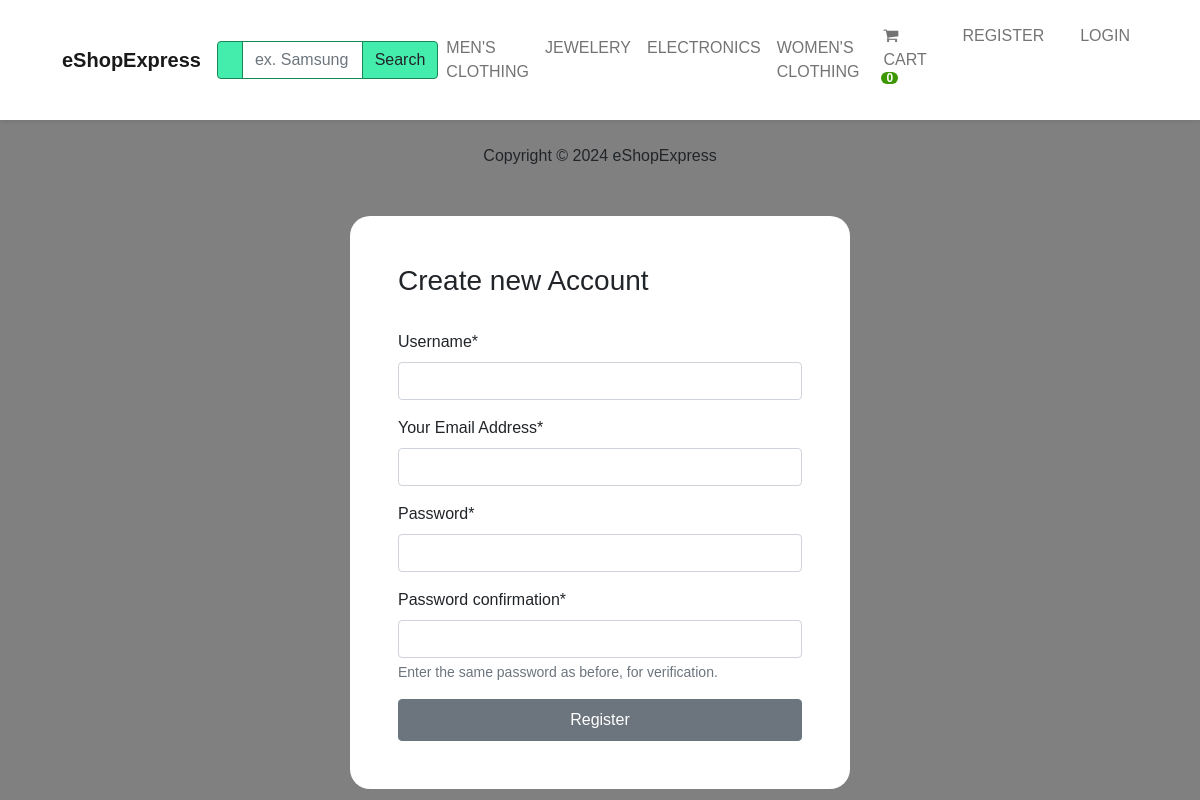
/account/register/, run on the app's committed database.
### shop/models.py (models this page shows, shortened)
class Category(models.Model):
    name = models.CharField("Category", max_length=250, db_index=True)
    parent = models.ForeignKey(
        'self', on_delete=models.CASCADE,
        related_name='children', blank=True, null=True
    )
    slug = models.SlugField(
        'URL', max_length=250, unique=True, null=False, editable=True
    )
    created_at = models.DateTimeField('Creation date', auto_now_add=True)
    class Meta:
        unique_together = (['slug', 'parent'])
        verbose_name = 'Category'
        verbose_name_plural = 'Categories'
    def get_absolute_url(self):
        return reverse("shop:category-list", args=[str(self.slug)])

### account/views.py (the view)
# urls.py: path('register/', views.register_user, name='register'),
def register_user(request):
    if request.method == 'POST':
        form = UserCreateForm(request.POST)
        if form.is_valid():
            form.save(commit=False)
            user_email = form.cleaned_data.get('email')
            user_username = form.cleaned_data.get('username')
            user_password = form.cleaned_data.get('password1')
            user = User.objects.create_user(
                username=user_username,
                email=user_email,
                password=user_password
            )
            user.is_active = False
            send_email(user)
            return redirect('/account/email-verification-sent/')
    else:
        form = UserCreateForm()
    return render(
        request, 'account/registration/register.html', {'form': form}
    )

### account/forms.py (shortened to what this page needs)
class UserCreateForm(UserCreationForm):
    class Meta:
        model = User
        fields = ('username', 'email', 'password1', 'password2')
    def __init__(self, *args: Any, **kwargs: Any) -> None:
        super(UserCreateForm, self).__init__(*args, **kwargs)
        self.fields['email'].label = 'Your Email Address'
        self.fields['email'].required = True
        self.fields['username'].help_text = ''
        self.fields['password1'].help_text = ''

### cart/cart.py (called while the page is built)
    def __len__(self):
        return sum(item['qty'] for item in self.cart.values())

### cart/context_processors.py (called while the page is built)
def cart(request):
    return {'cart': Cart(request)}

### shop/context_processors.py (called while the page is built)
def categories(request):
    categories = Category.objects.filter(parent=None)
    return {'categories': categories}

### account/templates/account/registration/register.html (shortened to what this page needs)
{% include "base.html" %} {% load static %} {% load crispy_forms_tags %}
{% block content %}
    <div class="container bg-white shadow-md p-5 form-layout">
        <h3>Create new Account</h3>
        <br>
        <form method="post">
            {{ form|crispy }}
            <input type="submit" value="Register" class="btn btn-secondary w-100 btn-block p-2 btn-register">
        </form>
    </div>
{% endblock  %}

### shop/templates/shop/_partials/_navbar.html (shortened to what this page needs)
<nav class="navbar navbar-expand-lg bg-white sticky-top navbar-light p-3 shadow-sm ">
    <div class="container">
        <a class="navbar-brand" href="{% url 'shop:products' %}">
            <strong>eShopExpress</strong>
        </a>
        <div class="collapse navbar-collapse" id="navbarNavDropdown">
            <form action="{% url 'shop:search-products' %}" method="get">
                <div class="ms-auto d-none d-lg-block">
                    <div class="input-group">
                        <span class="border-success input-group-text text-white search-button">
                        </span>
                        <input type="text" name="q" placeholder="ex. Samsung" class="form-control border-success" style="color: #7a7a7a" />
                        <button class="btn btn-success text-dark search-button">Search</button>
                    </div>
                </div>
            </form>
            <ul class="navbar-nav ms-auto">
                {% for i in categories %}
                {% if not i.children.all %}
                <li class="nav-item">
                    <a class="nav-link" href="{{i.get_absolute_url}}">{{i.name|upper }}</a>
                </li>
                {% endif %} {% endfor %}
            </ul>
            <ul class="navbar-nav ms-auto">
                <li class="nav-item">
                    <a class="nav-link mx-2 text-uppercase" href="{% url 'cart:cart-view' %}">
                        <i class="fa fa-shopping-cart" aria-hidden="true"></i> Cart
                        <span id="lblCartCount" class="badge badge-warning ">
                            {% with cart_qty=cart|length%}
                            {% if cart_qty > 0 %}
                            {{cart_qty}}
                            {% else %}
                            0
                            {% endif %}
                            {% endwith %}
                        </span>
                    </a>
                </li>
                {% if request.user.is_authenticated %}
                <li class="nav-item">
                    <a class="nav-link mx-2 text-uppercase" href="{% url 'account:dashboard' %}">
                        <i class="fa-solid fa-circle-user me-1"></i>
                        @{{ user.username }} Account
                    </a>
                </li>
                <li class="nav-item">
                    <a class="nav-link mx-2 text-uppercase" href="{% url 'account:logout' %}">
                        <i class="fa-solid fa-circle-user me-1"></i>
                        Logout
                    </a>
                </li>
                {% else %}
                <li class="nav-item">
                    <a class="nav-link mx-2 text-uppercase" href="{% url 'account:register' %}">
                        Register
                    </a>
                </li>
                <li class="nav-item">
                    <a class="nav-link mx-2 text-uppercase" href="{% url 'account:login' %}">
                        Login
                    </a>
                </li>
                {% endif %}
            </ul>
        </div>
    </div>
</nav>

### shop/static/shop/css/base.css (style rules this page uses)
body { font-family: 'Montserrat', sans-serif; }
.form-layout { border-radius: 20px; width: 500px; }
.badge { padding-left: 9px; padding-right: 9px; -webkit-border-radius: 9px; -moz-border-radius: 9px; border-radius: 9px; }
#lblCartCount { font-size: 12px; background: #3c9700; color: #fff; padding: 0 5px; vertical-align: top; margin-left: -2px; }
a { font-size: 14px; font-weight: 700; }
.form-control { outline: none !important; box-shadow: none !important; }
.search-button { background-color: #45EDAD; }

### account/templates/account/registration/register.html (style rules this page uses)
body { background-color: gray; }
.btn-register { transition: 0.5s; }

### data on the page
Category: name "MEN'S CLOTHING"
Category: name "JEWELERY"
Category: name "ELECTRONICS"
Category: name "WOMEN'S CLOTHING"
